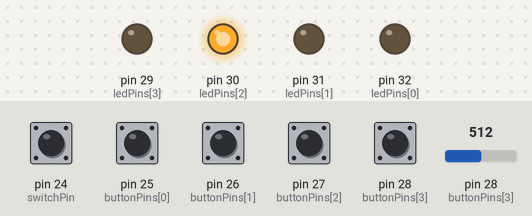
Bench run of a sketch on a simulated Teensy 4. Shown: output pins drawn as LEDs (lit = HIGH). Dashed ring = blinking. The test bench sets the inputs (shaded band); at power-on: pin 24 (switchPin), pin 25 (buttonPins[0]), pin 26 (buttonPins[1]), pin 27 (buttonPins[2]), pin 28 (buttonPins[3]) LOW, pin 28 (buttonPins[3]) = 512.

Above: at 1.2 s.
1.3 s: pin 28 (buttonPins[3]) set to 0
4.3 s: pin 28 (buttonPins[3]) pulled HIGH for 0.15 s
At 5.5 s:
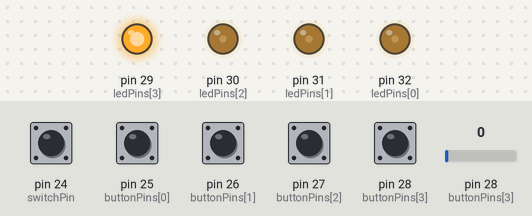
5.9 s: pin 26 (buttonPins[1]) pulled HIGH for 0.15 s
At 7.3 s:
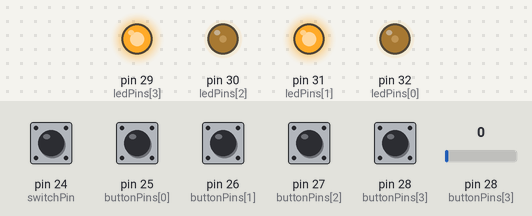
7.6 s: pin 28 (buttonPins[3]) set to 122
At 10.56 s:
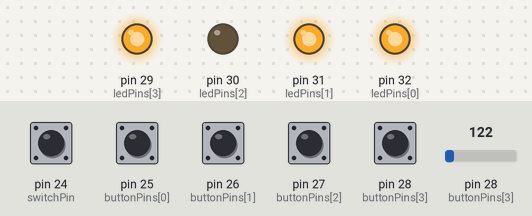
10.6 s: pin 25 (buttonPins[0]) pulled HIGH for 0.15 s
13.6 s: pin 26 (buttonPins[1]) pulled HIGH for 1 s
At 13.7 s:
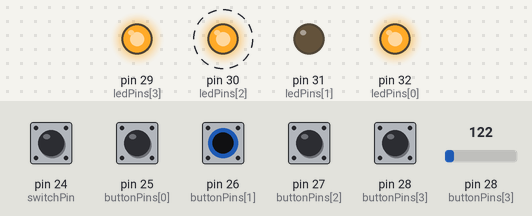
Timing chart, 0 to 17.6 s (numbered marks = the images above; inputs shaded):
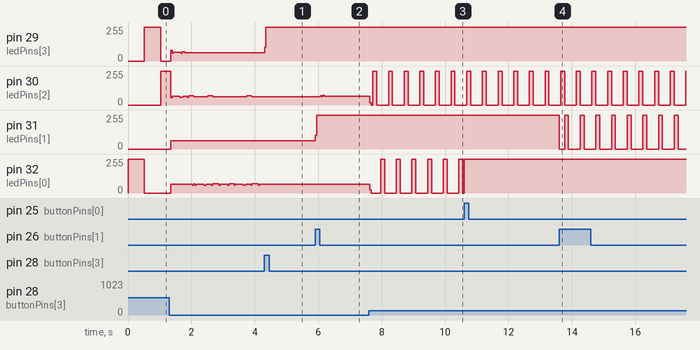

The sketch:

stepsequencer.ino
```cpp
//Matthew Michelson
//Lab 7
//Step Sequencer + Teensy Audio Library (no delay)

//these are all the variables
int ledPins[4] = { 32, 31, 30, 29 };
int buttonPins[4] = { 25, 26, 27, 28};
int switchPin = 24;

int currentStep = 0;
unsigned long lastStepTime = 0;
int tempo = 0;

boolean lastButtonStates[4] = {LOW};
boolean buttonStates[4] = {LOW};
boolean on[4] = {false};

void setup() {

  //pinModes
  Serial.begin(9600);
  for (int i = 0; i < 4; i++) {
    pinMode(ledPins [i], OUTPUT);
  }

  for (int i = 0; i < 4; i++) {
    pinMode(buttonPins [i], INPUT);
  }

  pinMode(switchPin, INPUT);
}

void loop() {
  checkButtons();
  setLeds();
  sequence();

}

void sequence() {

  tempo = analogRead(A14);

  if (digitalRead(switchPin) == HIGH) {
    forwardStep(tempo);
  }

  if (digitalRead(switchPin) == LOW) {
    backwardStep(tempo);
  }
}

void checkButtons() {
  for (int i = 0; i < 4; i++) {
    lastButtonStates [i] = buttonStates [i];
    buttonStates [i] = digitalRead(buttonPins [i]);

      if(buttonStates [i] == HIGH && lastButtonStates [i] == LOW) {
        if(on[i] == false) {
          on[i] = true;
          }
        else if(on [i] == true) {
          on[i] = false;
        }
      }
  }
}

void setLeds() {
  for (int i = 0; i < 4; i++) {

    if(on [i] == true || i == currentStep) {
        digitalWrite(ledPins [i], HIGH);
      }

      else if(on [i] == false || i == currentStep) {
          digitalWrite(ledPins [i], LOW);
      }
  }
}


void forwardStep(int potentiometer) {
  //calls the pitch and actually plays it

  if (millis() > lastStepTime + tempo) {   //if its time to go to the next step...
    //digitalWrite(ledPins[currentStep], LOW);  //turn off the current led
    usbMIDI.sendNoteOff(60, 0, 1); //send midi note on


    currentStep = currentStep + 1;         //increment to the next step
    if (currentStep > 3) {
      currentStep = 0;
    }
    //digitalWrite(ledPins[currentStep], HIGH); //turn on the new led
    if (on[currentStep] == true) {
      usbMIDI.sendNoteOn(60, 127, 1); //send midi note on
      usbMIDI.sendNoteOff(60, 0, 1); //send midi note off
    }
    lastStepTime = millis();               //set lastStepTime to the current time
  }
}

void backwardStep(int potentiometer) {
  //calls the pitch and plays it backwards

  if (millis() > lastStepTime + tempo) {   //if its time to go to the next step...
    //digitalWrite(ledPins[currentStep], LOW);  //turn off the current led
    usbMIDI.sendNoteOff(60, 0, 1); //send Midi note off

    currentStep = currentStep - 1;         //increment to the next step
    if (currentStep < 0) {
      currentStep = 3;
    }
    //digitalWrite(ledPins[currentStep], HIGH); //turn on the new led
    if (on[currentStep] == true) {
      usbMIDI.sendNoteOn(60, 127, 1); //send midi note on
      usbMIDI.sendNoteOff(60, 0, 1);//send midi note off
    }

    lastStepTime = millis();               //set lastStepTime to the current time
  }
}
```

Measured:
- after the input at 4.3 s, pin 29 (ledPins[3]): 62/255 → 255/255 at once; pin 30 (ledPins[2]): stays 62/255 (without the input it goes to 69/255 after 0.69 s); pin 32 (ledPins[0]): stops changing and stays 66/255
- after the input at 5.9 s, pin 30 (ledPins[2]): 62/255 → 67/255 after 0.17 s; pin 31 (ledPins[1]): 62/255 → 255/255 at once
- after the input at 7.6 s, pin 32 (ledPins[0]): 66/255 → 25/255 at once, then moves between 0/255 and 255/255, repeating every 0.99 s
- after the input at 13.6 s, pin 31 (ledPins[1]): 255/255 → 0/255 at once, then repeats every 0.49 s: 255/255 0.12 s, 0/255 0.37 s
